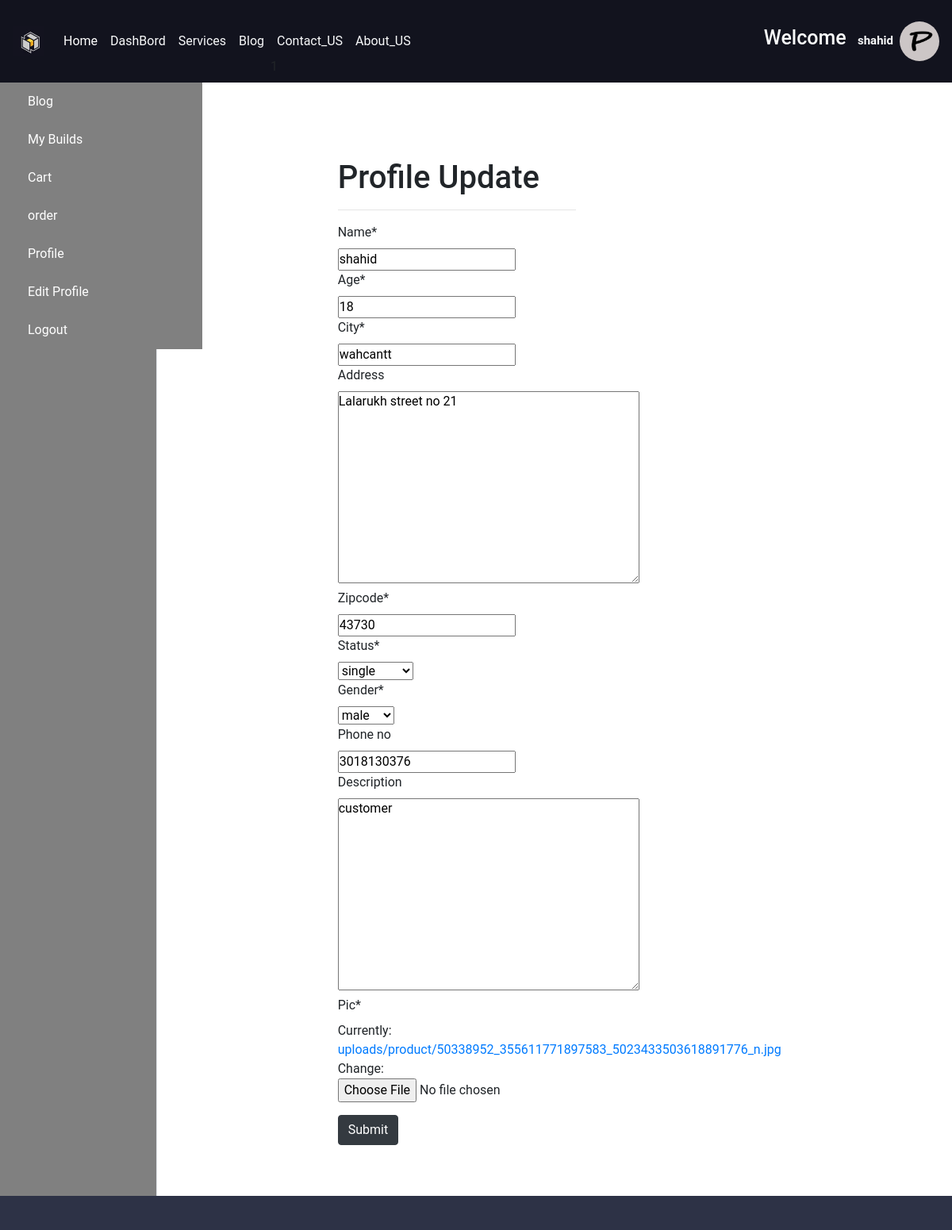
Before: /shop/profile/edit/1 (signed in, upper part) with the older database file.
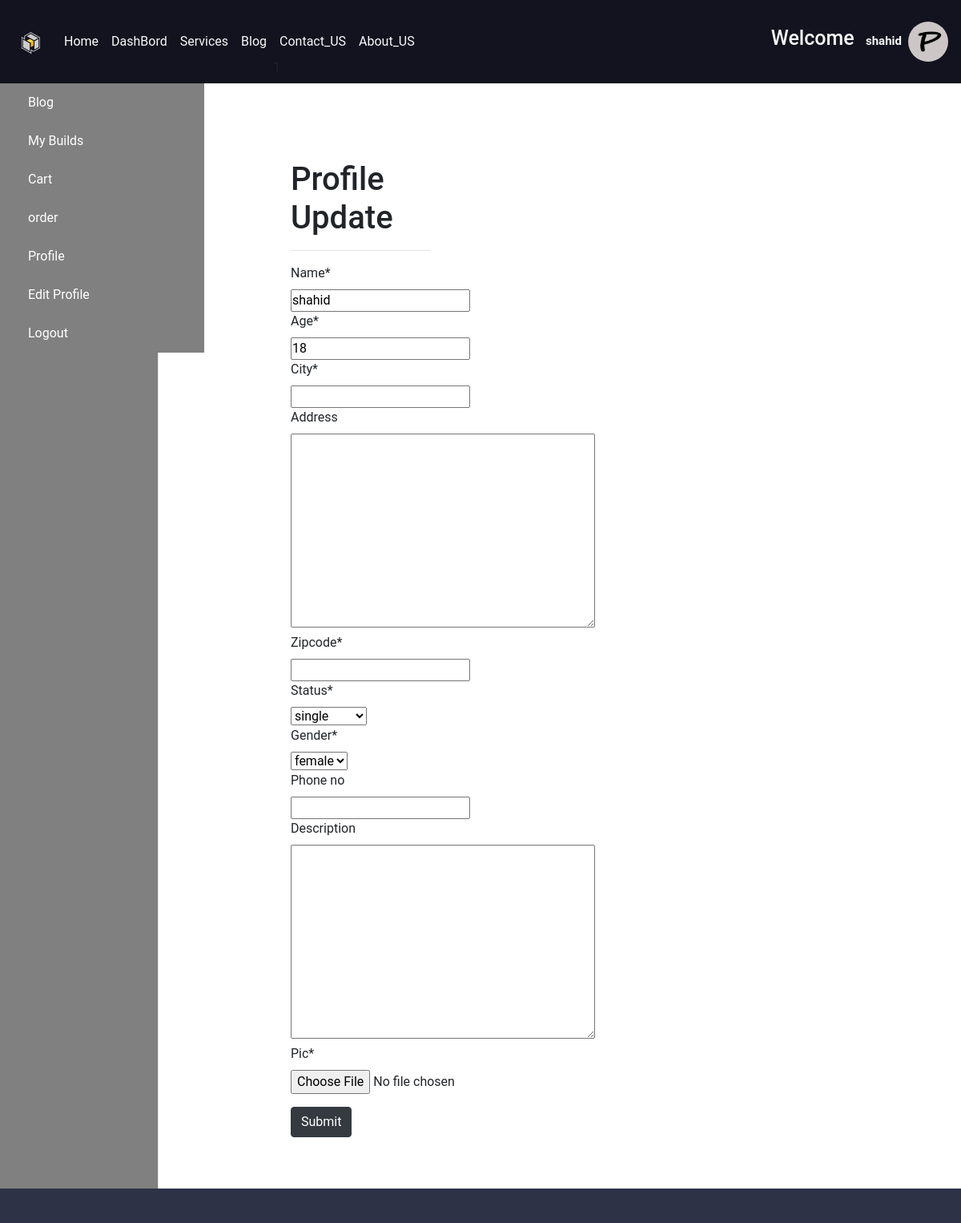
After: the same page with the newer database file.
### shop/models.py (models this page shows, shortened)
class MyProfile(models.Model):
    name = models.CharField(max_length = 100)
    user = models.OneToOneField(to=User, on_delete=CASCADE)
    age = models.IntegerField(default=18, validators=[MinValueValidator(18)])
    city=models.CharField(max_length=250,null=True,default="")
    zipcode=models.CharField(max_length=250 , null=True)
    address = models.TextField(null=True, blank=True)
    status = models.CharField(max_length=20, default="single", choices=(("single","single"), ("married","married"), ("widow","widow"), ("seprated","seprated"), ("commited","commited")))
    gender = models.CharField(max_length=20, default="female", choices=(("male","male"), ("female","female")))
    phone_no = models.CharField(max_length=15, null=True, blank=True)
    description = models.TextField(null=True, blank=True)
    pic=models.ImageField(upload_to = "uploads", null=True)

### shop/views.py (the view)
# urls.py: path('profile/edit/<int:pk>', views.MyProfileUpdateView.as_view(success_url="/")),
@method_decorator(login_required, name="dispatch")
class MyProfileUpdateView(UpdateView):
    model = MyProfile
    fields = ["name", "age", 'city', "address", 'zipcode', "status", "gender", "phone_no", "description", "pic"]

### shop/templates/shop/myprofile_form.html (shortened to what this page needs)
{% extends 'master.html' %}
{% block left %}
{% load crispy_forms_tags %}
<main class="p-5">
<div class="row">
	<div class="col-sm-6 offset-sm-3">
	<h1 class="myhead2">Profile Update</h1>
		<hr>
		<form enctype="multipart/form-data" method="post">
		{{form | crispy}}
		<input class="btn btn-dark my-3" type="submit" />
		</form>
	</div>
</div>
</main>
{% endblock %}

Changed rows visible on the page:
changed MyProfile "shahid": city "wahcantt" → (not shown); address "Lalarukh street no 21" → (not shown); zipcode "43730" → (not shown); gender "male" → "female"; phone_no "3018130376" → (not shown); description "customer" → (not shown)
Other visible differences:
text no longer shown: "Name * Age * City * Address Zipcode * Status * Gender * Phone no Description Pic * Currently: uploads/product/50338952_355611771897583_5023433503618891776_n.jpg Change:"
text now shown: "Name * Age * City * Address Zipcode * Status * Gender * Phone no Description Pic *"
